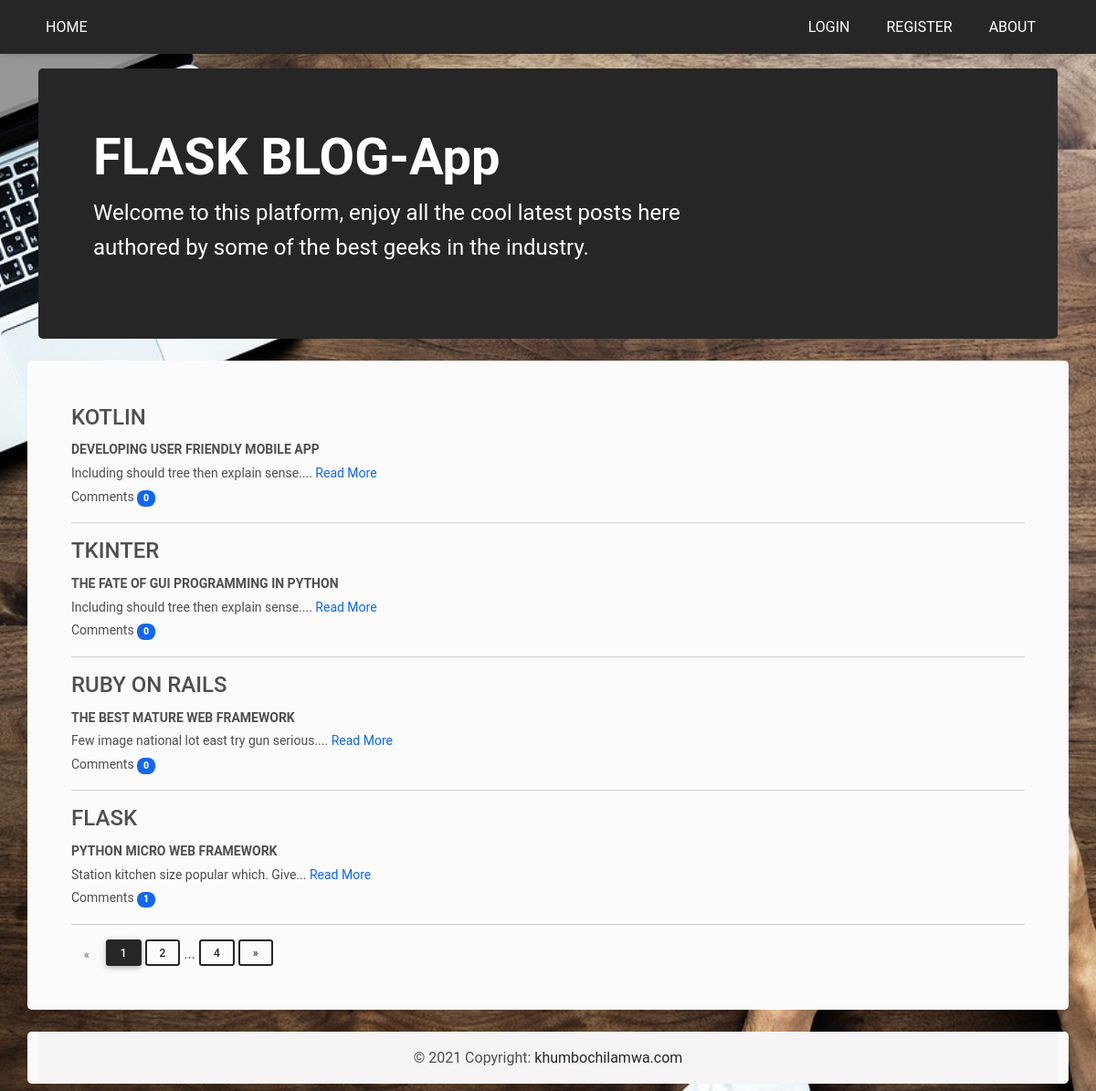
The page / on the database its author committed.
### app/models.py (models this page shows, shortened)
class Post(db.Model):
    __tablename__ = 'post'
    id = db.Column(db.Integer(), primary_key=True)
    title = db.Column(db.String(64))
    description = db.Column(db.String(255))
    body = db.Column(db.Text)
    date_posted = db.Column(db.DateTime, default=datetime.utcnow())
    user_id = db.Column(db.Integer(), db.ForeignKey('user.id'))
    comments = db.relationship('Comment', backref='post', lazy='dynamic')

### app/views.py (the view)
@app.route('/')
def index():
    page = request.args.get('page', 1, type=int)
    posts = Post.query.order_by(Post.date_posted.desc()).paginate(page=page, per_page=4)
    return render_template('general/index.html', posts=posts)

### app/templates/general/index.html (shortened to what this page needs)
{% extends 'layouts/base.html' %}
{% block content %}
    {% if posts.items|length < 1 %}
        <div class="p-5 mb-4 bg-light rounded-3">
            <p class="lead">There are no <strong>Posts</strong> at the moment</p>
        </div>
    {% else %}
        <div class="p-5 mb-4 bg-light rounded-3">
            {% for post in posts.items %}
                <h4>{{ post.title|upper }}</h4>
                <small><b>{{ post.description|upper }}</b></small><br>
                <small>{{ post.body|truncate(50)|safe }} <a href="{{ url_for('post', id=post.id) }}">Read More</a> </small><br>
                <small>Comments <span class="badge bg-primary rounded-5"><b class="text-white">{{ post.comments.count() }}</b></span></small>
                <hr>
            {% endfor%}
            <div class="text-right">
                <a href="{{ url_for('index', page=posts.prev_num) }}" class="btn btn-sm btn-outline-dark {% if posts.page==1 %} disabled {% endif %}">&laquo;</a>
                {% for page_num in posts.iter_pages(left_edge=1, right_edge=1, left_current=1, right_current=2) %}
                    {% if page_num %}
                        {% if posts.page==page_num %}
                            <a href="{{ url_for('index', page=page_num) }}" class="btn btn-sm btn-dark">{{ page_num }}</a>
                        {% else %}
                            <a href="{{ url_for('index', page=page_num) }}" class="btn btn-sm btn-outline-dark">{{ page_num }}</a>
                        {% endif %}
                    {% else %}
                        ...
                    {% endif %}
                {% endfor %}
                <a href="{{ url_for('index', page=posts.next_num) }}" class="btn btn-sm btn-outline-dark {% if posts.page==posts.pages %}disabled{% endif %}">&raquo;</a>
            </div>
        </div>
        {% endif %}
{% endblock %}

### app/templates/layouts/base.html (shortened to what this page needs)
<!DOCTYPE html>
<html lang="en">
<head>
    <link rel="stylesheet" href="{{ url_for('static', filename='css/mdb.min.css') }}">
</head>
<body style="background-image: url('/static/images/bg-pc.jpg');
             background-repeat: no-repeat;
             background-size: cover;
             background-position: top;
             background-attachment: fixed;">
<nav class="navbar navbar-expand-lg navbar-dark bg-dark">
  <div class="container">
    <div class="collapse navbar-collapse" id="navbarButtonsExample">
      <ul class="navbar-nav me-auto mb-2 mb-lg-0">
        <li class="nav-item">
          <a class="nav-link text-white" href="{{ url_for('index') }}">HOME</a>
        </li>
      </ul>
      <div class="d-flex align-items-center">
        <a href="{{ url_for('login') }}" class="decoration-none px-3 me-2 text-white">LOGIN</a>
        <a href="{{ url_for('register') }}" class="decoration-none px-3 me-2 text-white">REGISTER</a>
        <a href="{{ url_for('about') }}" class="decoration-none px-3 me-2 text-white">ABOUT</a>
      </div>
    </div>
  </div>
</nav>
    <div class="container mt-3">
        <div class="p-5 mb-4 bg-dark rounded-3">
          <div class="container-fluid py-3">
              <h1 class="display-4 fw-bold text-white">FLASK BLOG-App</h1>
              <p class="col-md-8 fs-4 text-white">Welcome to this platform, enjoy all the cool latest posts here authored by some of the best geeks in the industry.</p>
          </div>
        </div>
        <div class="row justify-content-center">
            {% block content %}
            {% endblock %}
            <footer class="bg-light text-center text-lg-start rounded-3 mb-2">
              <div class="text-center p-3" style="background-color: rgba(223, 215, 215, 0.2);">
                © 2021 Copyright:
                <a class="text-dark" href="">khumbochilamwa.com</a>
              </div>
            </footer>
        </div>
    </div>
</body>
</html>

### rows shown on the page
Post: title "KOTLIN", description "DEVELOPING USER FRIENDLY MOBILE APP", body "Including should tree then explain sense....", comments.count "0"
Post: title "TKINTER", description "THE FATE OF GUI PROGRAMMING IN PYTHON", body "Including should tree then explain sense....", comments.count "0"
Post: title "RUBY ON RAILS", description "THE BEST MATURE WEB FRAMEWORK", body "Few image national lot east try gun serious....", comments.count "0"
Post: title "FLASK", description "PYTHON MICRO WEB FRAMEWORK", body "Station kitchen size popular which. Give...", comments.count "1"

### other values the page prints
{{ page_num }} "1"
{{ page_num }} "2" "4"
